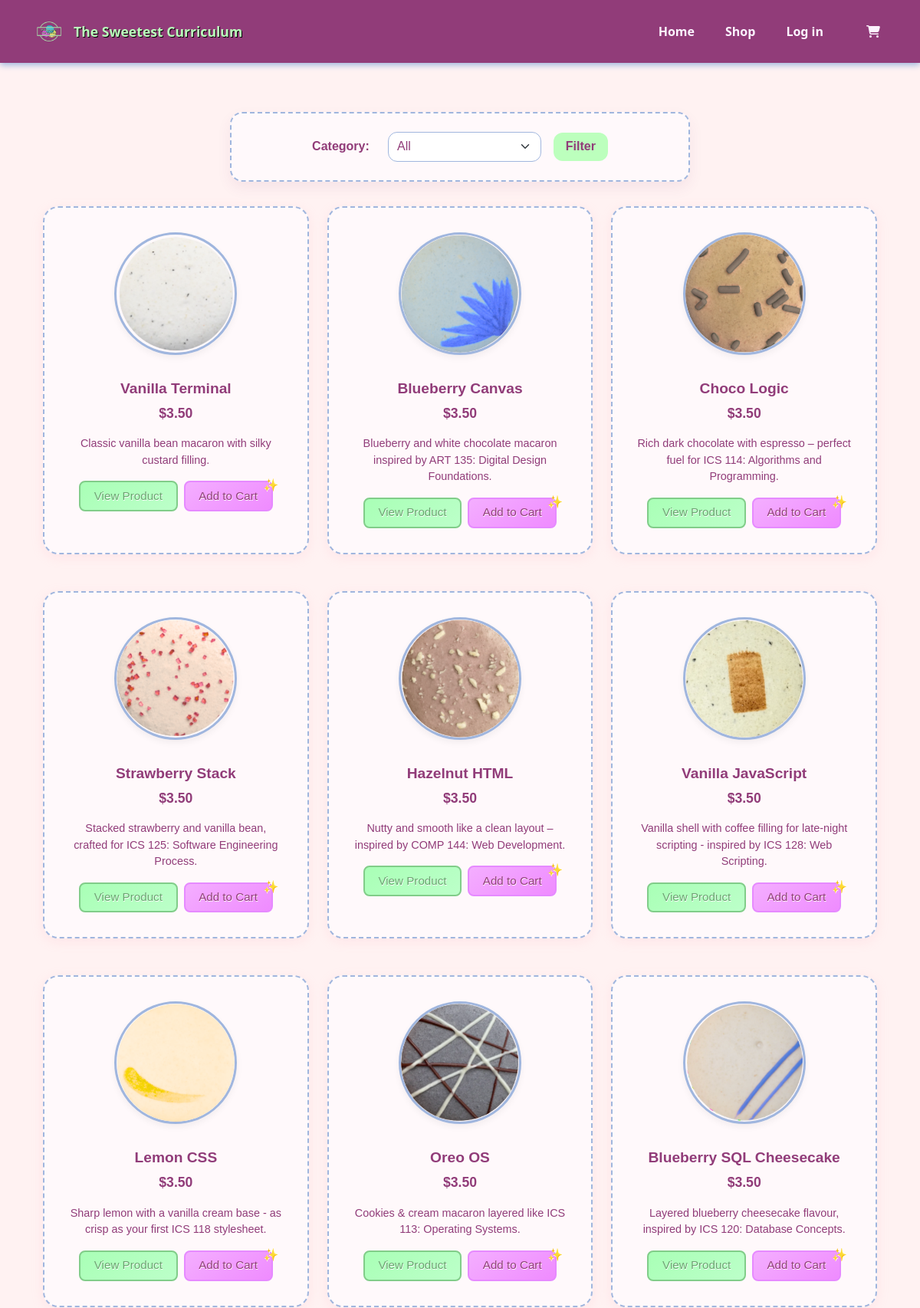
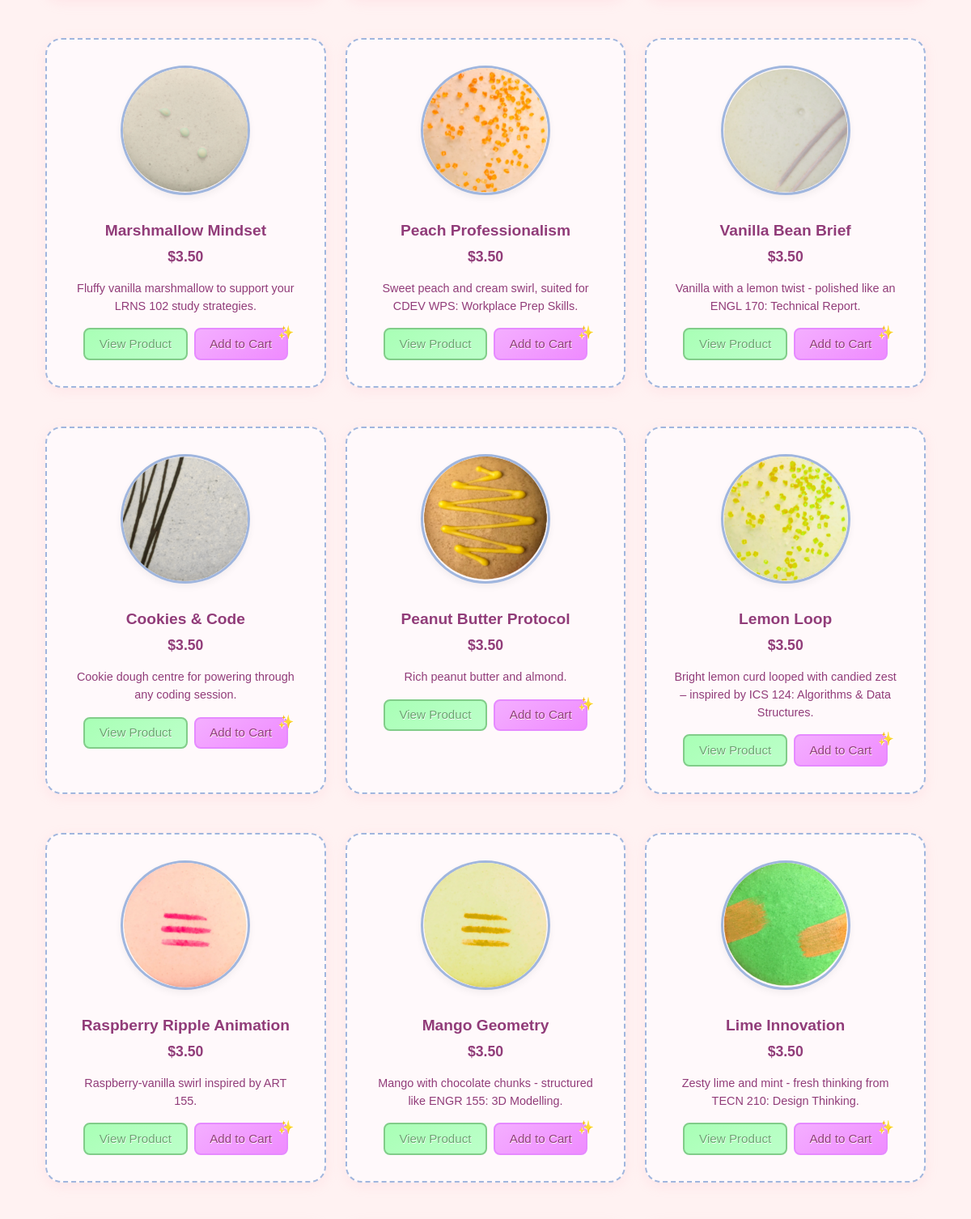
The page /store.php (upper part) on the database its author committed (2 pictures, top to bottom).
### tables this page shows
CREATE TABLE products (
    product_id INT PRIMARY KEY AUTO_INCREMENT,
    productName VARCHAR(100) NOT NULL,
    price DECIMAL(10,2) NOT NULL,
    imageURL TEXT,
    description TEXT NOT NULL
);

### store.php (the view, shortened to what this page needs)
<?php
include 'includes/header.php';
include 'database/db.php';
$selected_category = isset($_GET['category']) ? mysqli_real_escape_string($dbc, $_GET['category']) : null;
$products = [];
if ($selected_category) {
    $sql = "SELECT * FROM products
            JOIN product_category USING(product_id)
            WHERE category_id = '$selected_category'";
} else {
    $sql = "SELECT * FROM products";
}
$product_result = mysqli_query($dbc, $sql);
if ($product_result) {
    while ($row = mysqli_fetch_assoc($product_result)) {
        $products[] = $row;
    }
}
?>
<div class="product-page-body">
    <form method="GET" class="product-page-form">
        <label for="category" class="product-page-label">Category:</label>
        <select name="category" id="category" class="form-select product-page-select">
            <option value="">All</option>
        </select>
        <button type="submit" class="btn product-page-btn">Filter</button>
    </form>
    <div class="container px-4">
        <div class="row g-4 justify-content-center prod-container">
            <?php foreach ($products as $prod): ?>
                <div class="col-12 col-sm-6 col-md-4 mb-4">
                    <div class="card product-card h-100">
                        <img src="assets/images/<?= htmlspecialchars($prod['imageURL']) ?>" class="card-img-top product-card-img" alt="<?= htmlspecialchars($prod['productName']) ?>">
                        <div class="card-body text-center">
                            <h5 class="card-title product-card-title"><?= htmlspecialchars($prod['productName']) ?></h5>
                            <p class="product-card-text">$<?= number_format($prod['price'], 2) ?></p>
                            <p class="product-card-desc"><?= htmlspecialchars($prod['description']) ?></p>
                            <div class="d-flex justify-content-center gap-2">
                                <a href="item-view.php?id=<?= $prod['product_id'] ?>" class="btn view-product-btn">View Product</a>
                                <form action="add-to-cart.php" method="POST">
                                    <button type="submit" class="btn add-to-cart-btn">Add to Cart</button>
                                </form>
                            </div>
                        </div>
                    </div>
                </div>
            <?php endforeach; ?>
        </div>
    </div>
</div>
<?php include 'includes/footer.php'; ?>

### assets/css/styles.css (style rules this page uses)
:root { --magnolia: #f4e1fb; --roseQuartz: #B09CB7; --lavendarBlush: #FFF2F2; --powderBlue: #A0B6DE; --plum: #913C79; --teaGreen: #bcffbd; --lilac: #ead4ff; --alert: #cf1acf; --lilac: #ead4ff; --alert: #cf1acf; }
html { scroll-behavior: smooth; }
a { color: #913C79; }
.product-page-body { background-color: var(--lavendarBlush); padding: 2rem; font-family: 'Quicksand', sans-serif; color: var(--plum); }
.product-page-label { font-weight: 600; color: var(--plum); }
.product-page-select { width: 200px; border-radius: 12px; border: 1px solid var(--powderBlue); background-color: var(--magnolia); padding: 0.4rem 0.7rem; color: var(--plum); }
.product-card { border-radius: 20px; background-color: #fff9fb; box-shadow: 0 4px 15px rgba(255, 182, 193, 0.2); transition: transform 0.3s ease; }
.card.product-card.h-100 { border: 2.5px dashed var(--powderBlue); }
.product-card-img { border-radius: 50%; border: 3px solid var(--powderBlue); width: 80px; height: 80px; object-fit: cover; display: block; margin: 0.75rem auto 0.75rem; box-shadow: 0 3px 6px rgba(0, 0, 0, 0.05); }
img.card-img-top.product-card-img { border: 3px solid var(--powderBlue); }
.product-card-title { color: var(--plum); font-weight: 450; font-size: 0.9rem; }
.product-card-text { color: var(--plum); font-size: 0.825rem; font-weight: bold; }
.product-card-desc { font-size: 0.675rem; color: var(--plum); margin-bottom: 0.75rem; }
.storepage, .add-to-cart-btn, .view-product-btn { font-size: 0.7125rem; padding: 0.3rem 0.825rem; border: 2px solid #fff6f8; border-radius: 6px; cursor: pointer; background-color: transparent; background-size: 100% 100%; text-shadow: 0.5px 0.5px #fff; position: relative; transition: transform 0.2s ease-in-out, filter 0.2s; }
.add-to-cart-btn::after { content: "✨"; position: absolute; top: -8px; right: -10px; animation: sparkle 1.8s infinite ease-in-out; font-size: 1.0rem; }
.add-to-cart-btn { border: 2px solid #e68aff; color: #913C79; background: linear-gradient(145deg, #f4aeff, #ef8bff); }
.storepage, .view-product-btn { border: 2px solid #81cd89; color: #69a56f; background: linear-gradient(145deg, #a9ffb6, #bcffc9); }
.product-page-form { display: flex; flex-wrap: wrap; justify-content: center; align-items: center; gap: 1rem; margin: 2rem auto; max-width: 600px; background-color: #fff9fb; border: 2px dashed var(--powderBlue); border-radius: 16px; padding: 1.5rem; box-shadow: 0 8px 18px rgba(146, 60, 121, 0.08); }
.product-page-label { font-weight: bold; color: var(--plum); font-family: 'Quicksand', sans-serif; margin-right: 0.5rem; }
.product-page-select { border-radius: 12px; border: 1px solid var(--powderBlue); padding: 0.4rem 0.7rem; font-family: 'Quicksand', sans-serif; background-color: #fff; color: var(--plum); }
.product-page-btn { background-color: var(--teaGreen); color: var(--plum); font-weight: 600; border: none; border-radius: 12px; padding: 0.4rem 1rem; transition: background-color 0.3s ease; }
@media (min-width: 390px) { .product-card { padding: 1rem; max-width: 100%; } }
@media (min-width: 390px) { .product-card-img { width: 60px; height: 60px; } }
@media (min-width: 390px) { .product-card-title { font-size: 0.85rem; } }
@media (min-width: 390px) { .product-card-text, .product-card-desc { font-size: 0.75rem; } }
@media (min-width: 390px) { .add-to-cart-btn, .view-product-btn { font-size: 0.7rem; padding: 0.3rem 0.6rem; } }
@media (min-width: 850px) { .storepage, .add-to-cart-btn, .view-product-btn { font-size: 0.95rem; padding: 0.4rem 1.1rem; border-radius: 8px; } }
@media (min-width: 850px) { .product-card { border-radius: 20px; border: 4px solid var(--teaGreen); box-shadow: 0 4px 15px rgba(255, 182, 193, 0.2); } }
@media (min-width: 850px) { .product-card-img { border: 3px dashed var(--powderBlue); width: 160px; height: 160px; margin: 1rem auto 1rem; box-shadow: 0 4px 8px rgba(0, 0, 0, 0.05); } }
@media (min-width: 850px) { .product-card-title { font-weight: 600; font-size: 1.2rem; } }
@media (min-width: 850px) { .product-card-text { font-size: 1.1rem; } }
@media (min-width: 850px) { .product-card-desc { font-size: 0.9rem; margin-bottom: 1rem; } }

### rows shown on the page
products: imageURL (picture), productName "Vanilla Terminal", price "3.50", description "Classic vanilla bean macaron with silky custard filling."
products: imageURL (picture), productName "Blueberry Canvas", price "3.50", description "Blueberry and white chocolate macaron inspired by ART 135: Digital Design Foundations."
products: imageURL (picture), productName "Choco Logic", price "3.50", description "Rich dark chocolate with espresso – perfect fuel for ICS 114: Algorithms and Programming."
products: imageURL (picture), productName "Strawberry Stack", price "3.50", description "Stacked strawberry and vanilla bean, crafted for ICS 125: Software Engineering Process."
products: imageURL (picture), productName "Hazelnut HTML", price "3.50", description "Nutty and smooth like a clean layout – inspired by COMP 144: Web Development."
products: imageURL (picture), productName "Vanilla JavaScript", price "3.50", description "Vanilla shell with coffee filling for late-night scripting - inspired by ICS 128: Web Scripting."
products: imageURL (picture), productName "Lemon CSS", price "3.50", description "Sharp lemon with a vanilla cream base - as crisp as your first ICS 118 stylesheet."
products: imageURL (picture), productName "Oreo OS", price "3.50", description "Cookies & cream macaron layered like ICS 113: Operating Systems."
products: imageURL (picture), productName "Blueberry SQL Cheesecake", price "3.50", description "Layered blueberry cheesecake flavour, inspired by ICS 120: Database Concepts."
products: imageURL (picture), productName "Marshmallow Mindset", price "3.50", description "Fluffy vanilla marshmallow to support your LRNS 102 study strategies."
products: imageURL (picture), productName "Peach Professionalism", price "3.50", description "Sweet peach and cream swirl, suited for CDEV WPS: Workplace Prep Skills."
products: imageURL (picture), productName "Vanilla Bean Brief", price "3.50", description "Vanilla with a lemon twist - polished like an ENGL 170: Technical Report."
products: imageURL (picture), productName "Cookies & Code", price "3.50", description "Cookie dough centre for powering through any coding session."
products: imageURL (picture), productName "Peanut Butter Protocol", price "3.50", description "Rich peanut butter and almond."
products: imageURL (picture), productName "Lemon Loop", price "3.50", description "Bright lemon curd looped with candied zest – inspired by ICS 124: Algorithms & Data Structures."
products: imageURL (picture), productName "Raspberry Ripple Animation", price "3.50", description "Raspberry-vanilla swirl inspired by ART 155."
products: imageURL (picture), productName "Mango Geometry", price "3.50", description "Mango with chocolate chunks - structured like ENGR 155: 3D Modelling."
products: imageURL (picture), productName "Lime Innovation", price "3.50", description "Zesty lime and mint - fresh thinking from TECN 210: Design Thinking."
